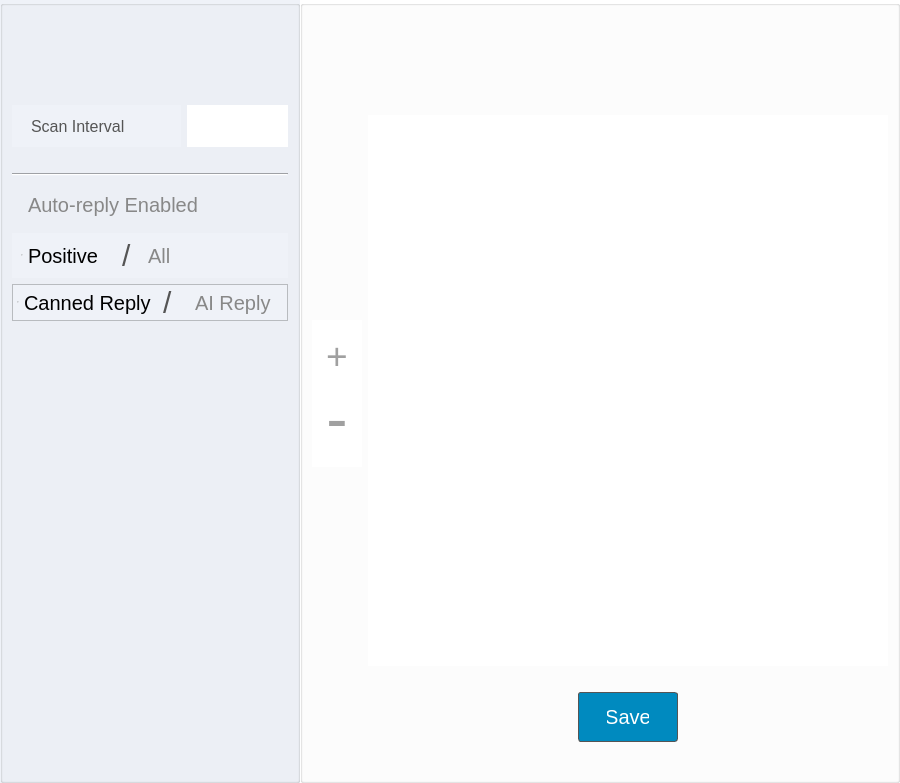
      <widget class="QWidget" name="page">
       <layout class="QHBoxLayout" name="horizontalLayout_5">
        <property name="spacing">
         <number>0</number>
        </property>
        <property name="leftMargin">
         <number>0</number>
        </property>
        <property name="topMargin">
         <number>0</number>
        </property>
        <property name="rightMargin">
         <number>0</number>
        </property>
        <property name="bottomMargin">
         <number>0</number>
        </property>
        <item>
         <widget class="QGroupBox" name="groupBox_13">
          <property name="minimumSize">
           <size>
            <width>300</width>
            <height>0</height>
           </size>
          </property>
          <property name="maximumSize">
           <size>
            <width>300</width>
            <height>16777215</height>
           </size>
          </property>
          <property name="styleSheet">
           <string notr="true">background-color: #eff2f8;
</string>
          </property>
          <property name="title">
           <string/>
          </property>
          <layout class="QVBoxLayout" name="verticalLayout_20">
           <item>
            <spacer name="spacerItem38">
             <property name="orientation">
              <enum>Qt::Vertical</enum>
             </property>
             <property name="sizeType">
              <enum>QSizePolicy::Fixed</enum>
             </property>
             <property name="sizeHint" stdset="0">
              <size>
               <width>20</width>
               <height>90</height>
              </size>
             </property>
            </spacer>
           </item>
           <item>
            <layout class="QHBoxLayout" name="horizontalLayout_30" stretch="5,3">
             <item>
              <widget class="QLabel" name="label_14">
               <property name="minimumSize">
                <size>
                 <width>0</width>
                 <height>25</height>
                </size>
               </property>
               <property name="font">
                <font>
                 <family>Arial</family>
                 <pointsize>12</pointsize>
                </font>
               </property>
               <property name="styleSheet">
                <string notr="true">color: #555;
padding-left: 15px;</string>
               </property>
               <property name="text">
                <string>Scan Interval</string>
               </property>
               <property name="alignment">
                <set>Qt::AlignLeading|Qt::AlignLeft|Qt::AlignVCenter</set>
               </property>
              </widget>
             </item>
             <item>
              <widget class="QLineEdit" name="lineEdit_configuration_scan_interval">
               <property name="minimumSize">
                <size>
                 <width>0</width>
                 <height>42</height>
                </size>
               </property>
               <property name="font">
                <font>
                 <family>Calibri</family>
                 <pointsize>11</pointsize>
                </font>
               </property>
               <property name="styleSheet">
                <string notr="true">background-color: rgb(255, 255, 255);</string>
               </property>
               <property name="frame">
                <bool>false</bool>
               </property>
              </widget>
             </item>
            </layout>
           </item>
           <item>
            <spacer name="spacerItem39">
             <property name="orientation">
              <enum>Qt::Vertical</enum>
             </property>
             <property name="sizeType">
              <enum>QSizePolicy::Fixed</enum>
             </property>
             <property name="sizeHint" stdset="0">
              <size>
               <width>20</width>
               <height>20</height>
              </size>
             </property>
            </spacer>
           </item>
           <item>
            <widget class="Line" name="line_28">
             <property name="orientation">
              <enum>Qt::Horizontal</enum>
             </property>
            </widget>
           </item>
           <item>
            <widget class="QCheckBox" name="checkBox_configuration_autoReply_enabled">
             <property name="minimumSize">
              <size>
               <width>0</width>
               <height>25</height>
              </size>
             </property>
             <property name="font">
              <font>
               <pointsize>-1</pointsize>
              </font>
             </property>
             <property name="styleSheet">
              <string notr="true">QCheckBox::indicator {
                width: 0px; /* Hide the circle indicator */
                height: 0px;
            }
QCheckBox {
                font-size: 20px;
                color: #888;
                background-color: transparent;
                border: none;
                padding: 10px;
            }
            QCheckBox:checked {
                font-weight: bold;
                color: #000;
            }</string>
             </property>
             <property name="text">
              <string>Auto-reply Enabled</string>
             </property>
            </widget>
           </item>
           <item>
            <widget class="QWidget" name="widget_6" native="true">
             <property name="minimumSize">
              <size>
               <width>0</width>
               <height>0</height>
              </size>
             </property>
             <property name="maximumSize">
              <size>
               <width>16777215</width>
               <height>50</height>
              </size>
             </property>
             <layout class="QHBoxLayout" name="horizontalLayout_33">
              <property name="spacing">
               <number>0</number>
              </property>
              <property name="leftMargin">
               <number>0</number>
              </property>
              <property name="topMargin">
               <number>0</number>
              </property>
              <property name="rightMargin">
               <number>0</number>
              </property>
              <property name="bottomMargin">
               <number>0</number>
              </property>
              <item>
               <widget class="QRadioButton" name="radioButton_positive">
                <property name="sizePolicy">
                 <sizepolicy hsizetype="Preferred" vsizetype="MinimumExpanding">
                  <horstretch>0</horstretch>
                  <verstretch>0</verstretch>
                 </sizepolicy>
                </property>
                <property name="maximumSize">
                 <size>
                  <width>110</width>
                  <height>50</height>
                 </size>
                </property>
                <property name="font">
                 <font>
                  <pointsize>-1</pointsize>
                 </font>
                </property>
                <property name="layoutDirection">
                 <enum>Qt::LeftToRight</enum>
                </property>
                <property name="styleSheet">
                 <string notr="true">QRadioButton::indicator {
                width: 0px; /* Hide the circle indicator */
                height: 0px;
            }
QRadioButton {
                font-size: 20px;
                color: #888;
                background-color: transparent;
                border: none;
                padding: 10px;
            }
            QRadioButton:checked {
                font-weight: bold;
                color: #000;
            }</string>
                </property>
                <property name="text">
                 <string>Positive</string>
                </property>
                <property name="checked">
                 <bool>true</bool>
                </property>
               </widget>
              </item>
              <item>
               <widget class="QLabel" name="label_15">
                <property name="maximumSize">
                 <size>
                  <width>20</width>
                  <height>50</height>
                 </size>
                </property>
                <property name="styleSheet">
                 <string notr="true">color: #555;
font-size: 30px;</string>
                </property>
                <property name="text">
                 <string>/</string>
                </property>
               </widget>
              </item>
              <item>
               <widget class="QRadioButton" name="radioButton_all">
                <property name="enabled">
                 <bool>true</bool>
                </property>
                <property name="sizePolicy">
                 <sizepolicy hsizetype="Preferred" vsizetype="MinimumExpanding">
                  <horstretch>0</horstretch>
                  <verstretch>0</verstretch>
                 </sizepolicy>
                </property>
                <property name="maximumSize">
                 <size>
                  <width>16777215</width>
                  <height>50</height>
                 </size>
                </property>
                <property name="font">
                 <font>
                  <pointsize>-1</pointsize>
                 </font>
                </property>
                <property name="styleSheet">
                 <string notr="true">QRadioButton::indicator {
                width: 0px; /* Hide the circle indicator */
                height: 0px;
            }
QRadioButton {
                font-size: 20px;
                color: #888;
                background-color: transparent;
                border: none;
            }
            QRadioButton:checked {
                font-weight: bold;
                color: #000;
            }</string>
                </property>
                <property name="text">
                 <string>All</string>
                </property>
               </widget>
              </item>
             </layout>
            </widget>
           </item>
           <item>
            <widget class="QFrame" name="frame_4">
             <property name="maximumSize">
              <size>
               <width>16777215</width>
               <height>60</height>
              </size>
             </property>
             <property name="frameShape">
              <enum>QFrame::StyledPanel</enum>
             </property>
             <property name="frameShadow">
              <enum>QFrame::Raised</enum>
             </property>
             <layout class="QHBoxLayout" name="horizontalLayout_36">
              <property name="leftMargin">
               <number>0</number>
              </property>
              <property name="topMargin">
               <number>0</number>
              </property>
              <property name="rightMargin">
               <number>0</number>
              </property>
              <property name="bottomMargin">
               <number>0</number>
              </property>
              <item>
               <widget class="QRadioButton" name="radioButton_canned_reply">
                <property name="sizePolicy">
                 <sizepolicy hsizetype="Preferred" vsizetype="MinimumExpanding">
                  <horstretch>0</horstretch>
                  <verstretch>0</verstretch>
                 </sizepolicy>
                </property>
                <property name="maximumSize">
                 <size>
                  <width>200</width>
                  <height>50</height>
                 </size>
                </property>
                <property name="font">
                 <font>
                  <pointsize>-1</pointsize>
                 </font>
                </property>
                <property name="layoutDirection">
                 <enum>Qt::LeftToRight</enum>
                </property>
                <property name="styleSheet">
                 <string notr="true">QRadioButton::indicator {
                width: 0px; /* Hide the circle indicator */
                height: 0px;
            }
QRadioButton {
                font-size: 20px;
                color: #888;
                background-color: transparent;
                border: none;
                padding: 5px;
            }
            QRadioButton:checked {
                font-weight: bold;
                color: #000;
            }</string>
                </property>
                <property name="text">
                 <string>Canned Reply</string>
                </property>
                <property name="checked">
                 <bool>true</bool>
                </property>
               </widget>
              </item>
              <item>
               <widget class="QLabel" name="label_18">
                <property name="maximumSize">
                 <size>
                  <width>20</width>
                  <height>50</height>
                 </size>
                </property>
                <property name="styleSheet">
                 <string notr="true">color: #555;
font-size: 30px;</string>
                </property>
                <property name="text">
                 <string>/</string>
                </property>
               </widget>
              </item>
              <item>
               <widget class="QRadioButton" name="radioButton_ai_reply">
                <property name="enabled">
                 <bool>true</bool>
                </property>
                <property name="sizePolicy">
                 <sizepolicy hsizetype="Preferred" vsizetype="MinimumExpanding">
                  <horstretch>0</horstretch>
                  <verstretch>0</verstretch>
                 </sizepolicy>
                </property>
                <property name="maximumSize">
                 <size>
                  <width>16777215</width>
                  <height>50</height>
                 </size>
                </property>
                <property name="font">
                 <font>
                  <pointsize>-1</pointsize>
                 </font>
                </property>
                <property name="styleSheet">
                 <string notr="true">QRadioButton::indicator {
                width: 0px; /* Hide the circle indicator */
                height: 0px;
            }
QRadioButton {
                font-size: 20px;
                color: #888;
                background-color: transparent;
                border: none;
            }
            QRadioButton:checked {
                font-weight: bold;
                color: #000;
            }</string>
                </property>
                <property name="text">
                 <string>AI Reply</string>
                </property>
               </widget>
              </item>
             </layout>
            </widget>
           </item>
           <item>
            <spacer name="spacerItem40">
             <property name="orientation">
              <enum>Qt::Vertical</enum>
             </property>
             <property name="sizeHint" stdset="0">
              <size>
               <width>20</width>
               <height>450</height>
              </size>
             </property>
            </spacer>
           </item>
          </layout>
         </widget>
        </item>
        <item>
         <widget class="QGroupBox" name="groupBox_19">
          <property name="minimumSize">
           <size>
            <width>600</width>
            <height>0</height>
           </size>
          </property>
          <property name="maximumSize">
           <size>
            <width>1920</width>
            <height>1080</height>
           </size>
          </property>
          <property name="styleSheet">
           <string notr="true">background-color: #fff;</string>
          </property>
          <property name="title">
           <string/>
          </property>
          <layout class="QHBoxLayout" name="horizontalLayout_31">
           <item>
            <layout class="QVBoxLayout" name="verticalLayout_30">
             <property name="spacing">
              <number>0</number>
             </property>
             <item>
              <spacer name="spacerItem41">
               <property name="orientation">
                <enum>Qt::Vertical</enum>
               </property>
               <property name="sizeHint" stdset="0">
                <size>
                 <width>20</width>
                 <height>40</height>
                </size>
               </property>
              </spacer>
             </item>
             <item>
              <widget class="QGroupBox" name="groupBox_20">
               <property name="minimumSize">
                <size>
                 <width>50</width>
                 <height>0</height>
                </size>
               </property>
               <property name="maximumSize">
                <size>
                 <width>50</width>
                 <height>16777215</height>
                </size>
               </property>
               <property name="styleSheet">
                <string notr="true">border: none;</string>
               </property>
               <property name="title">
                <string/>
               </property>
               <layout class="QVBoxLayout" name="verticalLayout_31">
                <item>
                 <widget class="QPushButton" name="pushButton_compose_zoomIn_3">
                  <property name="font">
                   <font>
                    <family>MS Shell Dlg 2</family>
                    <pointsize>28</pointsize>
                    <weight>50</weight>
                    <bold>false</bold>
                   </font>
                  </property>
                  <property name="styleSheet">
                   <string notr="true">QPushButton {
    background: transparent;
    color: #a0a0a0;
    }
QPushButton:hover {
    color: #a0a0a077;
    }
QPushButton:pressed {
    border-style: inset;
     color: #a0a0a0;    
}</string>
                  </property>
                  <property name="text">
                   <string>+</string>
                  </property>
                 </widget>
                </item>
                <item>
                 <widget class="QPushButton" name="pushButton_compose_zoomOut_3">
                  <property name="font">
                   <font>
                    <family>MS Shell Dlg 2</family>
                    <pointsize>48</pointsize>
                    <weight>50</weight>
                    <bold>false</bold>
                   </font>
                  </property>
                  <property name="styleSheet">
                   <string notr="true">QPushButton {
    background: transparent;
    color: #a0a0a0;
    }
QPushButton:hover {
    color: #a0a0a077;
    }
QPushButton:pressed {
    border-style: inset;
     color: #a0a0a0;    
}</string>
                  </property>
                  <property name="text">
                   <string>-</string>
                  </property>
                 </widget>
                </item>
               </layout>
              </widget>
             </item>
             <item>
              <spacer name="spacerItem42">
               <property name="orientation">
                <enum>Qt::Vertical</enum>
               </property>
               <property name="sizeHint" stdset="0">
                <size>
                 <width>20</width>
                 <height>40</height>
                </size>
               </property>
              </spacer>
             </item>
            </layout>
           </item>
           <item>
            <layout class="QVBoxLayout" name="verticalLayout_32">
             <item>
              <spacer name="spacerItem43">
               <property name="orientation">
                <enum>Qt::Vertical</enum>
               </property>
               <property name="sizeType">
                <enum>QSizePolicy::Fixed</enum>
               </property>
               <property name="sizeHint" stdset="0">
                <size>
                 <width>20</width>
                 <height>100</height>
                </size>
               </property>
              </spacer>
             </item>
             <item>
              <widget class="QTextBrowser" name="textBrowser_autoReply_body">
               <property name="minimumSize">
                <size>
                 <width>400</width>
                 <height>400</height>
                </size>
               </property>
               <property name="font">
                <font>
                 <family>Arial</family>
                 <pointsize>12</pointsize>
                </font>
               </property>
               <property name="styleSheet">
                <string notr="true">
QTextEdit{
    border: none;
background-color: rgb(255, 255, 255);
color: #555;
}
QScrollBar:vertical {
                border: none;
                background: #f5f5f5;
                width: 10px;
                margin: 0px 0px 0px 0px;
            }
            QScrollBar::handle:vertical {
                background: #888;
                min-height: 20px;
                border-radius: 5px;
            }
            QScrollBar::handle:vertical:hover {
                background: #666;
            }
            QScrollBar::sub-line:vertical, QScrollBar::add-line:vertical {
                background: none;
                height: 0px;
            }
            QScrollBar::add-page:vertical, QScrollBar::sub-page:vertical {
                background: #f5f5f5;
            }</string>
               </property>
               <property name="frameShape">
                <enum>QFrame::NoFrame</enum>
               </property>
               <property name="frameShadow">
                <enum>QFrame::Plain</enum>
               </property>
               <property name="readOnly">
                <bool>false</bool>
               </property>
               <property name="html">
                <string>&lt;!DOCTYPE HTML PUBLIC &quot;-//W3C//DTD HTML 4.0//EN&quot; &quot;http://www.w3.org/TR/REC-html40/strict.dtd&quot;&gt;
&lt;html&gt;&lt;head&gt;&lt;meta name=&quot;qrichtext&quot; content=&quot;1&quot; /&gt;&lt;style type=&quot;text/css&quot;&gt;
p, li { white-space: pre-wrap; }
&lt;/style&gt;&lt;/head&gt;&lt;body style=&quot; font-family:'Arial'; font-size:12pt; font-weight:400; font-style:normal;&quot;&gt;
&lt;p style=&quot;-qt-paragraph-type:empty; margin-top:0px; margin-bottom:0px; margin-left:0px; margin-right:0px; -qt-block-indent:0; text-indent:0px;&quot;&gt;&lt;br /&gt;&lt;/p&gt;&lt;/body&gt;&lt;/html&gt;</string>
               </property>
              </widget>
             </item>
             <item>
              <spacer name="spacerItem44">
               <property name="orientation">
                <enum>Qt::Vertical</enum>
               </property>
               <property name="sizeType">
                <enum>QSizePolicy::Fixed</enum>
               </property>
               <property name="sizeHint" stdset="0">
                <size>
                 <width>20</width>
                 <height>20</height>
                </size>
               </property>
              </spacer>
             </item>
             <item>
              <layout class="QHBoxLayout" name="horizontalLayout_32">
               <property name="leftMargin">
                <number>9</number>
               </property>
               <property name="topMargin">
                <number>0</number>
               </property>
               <property name="rightMargin">
                <number>9</number>
               </property>
               <property name="bottomMargin">
                <number>9</number>
               </property>
               <item>
                <spacer name="spacerItem45">
                 <property name="orientation">
                  <enum>Qt::Horizontal</enum>
                 </property>
                 <property name="sizeHint" stdset="0">
                  <size>
                   <width>40</width>
                   <height>20</height>
                  </size>
                 </property>
                </spacer>
               </item>
               <item>
                <widget class="QPushButton" name="pushButton_autoReply_save">
                 <property name="minimumSize">
                  <size>
                   <width>100</width>
                   <height>50</height>
                  </size>
                 </property>
                 <property name="maximumSize">
                  <size>
                   <width>100</width>
                   <height>16777215</height>
                  </size>
                 </property>
                 <property name="font">
                  <font>
                   <pointsize>15</pointsize>
                  </font>
                 </property>
                 <property name="styleSheet">
                  <string notr="true">QPushButton {
    border: 1px solid #555;
    border-radius: 3px;
    border-style: Solid;
    background: rgba(0, 138, 191);
    padding: 5px 28px;
    color: rgb(255, 255, 255);
    }
QPushButton:hover {
    background: rgba(0, 138, 191, 0.6);
    opacity: 0.2
    }
QPushButton:pressed {
    border-style: inset;
    background: rgb(0, 138, 191);
    }</string>
                 </property>
                 <property name="text">
                  <string>Save</string>
                 </property>
                </widget>
               </item>
               <item>
                <spacer name="spacerItem46">
                 <property name="orientation">
                  <enum>Qt::Horizontal</enum>
                 </property>
                 <property name="sizeHint" stdset="0">
                  <size>
                   <width>40</width>
                   <height>20</height>
                  </size>
                 </property>
                </spacer>
               </item>
              </layout>
             </item>
             <item>
              <spacer name="spacerItem47">
               <property name="orientation">
                <enum>Qt::Vertical</enum>
               </property>
               <property name="sizeType">
                <enum>QSizePolicy::Fixed</enum>
               </property>
               <property name="sizeHint" stdset="0">
                <size>
                 <width>20</width>
                 <height>20</height>
                </size>
               </property>
              </spacer>
             </item>
            </layout>
           </item>
          </layout>
         </widget>
        </item>
       </layout>
      </widget>
